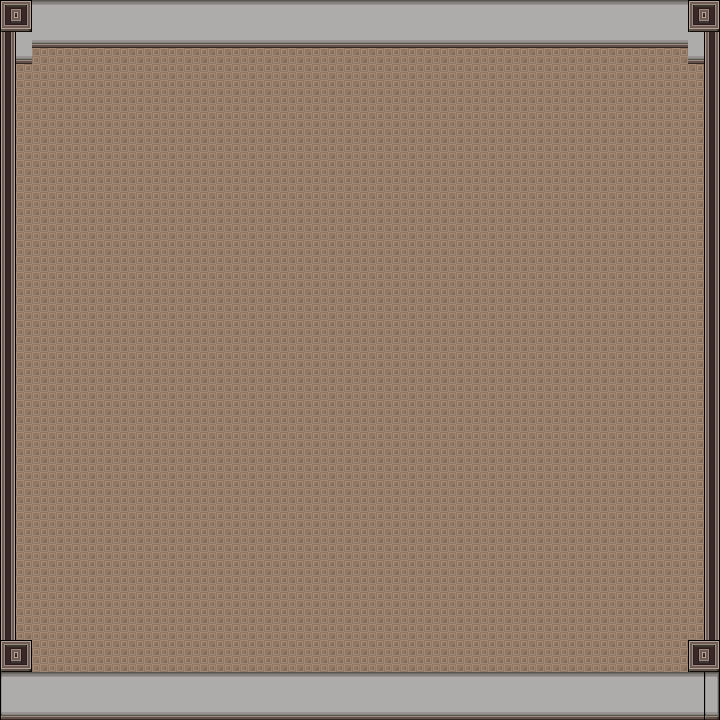

This game map was drawn from its Tiled (.tmx) file and the tilesets committed beside it. A one-line description and the trimmed map source follow:
An orthogonal 45x45 tile map with 16x16 px tiles, 2 tile layers (Floor, Walls), 2 tilesets.

<map version="1.2" tiledversion="1.2.5" orientation="orthogonal" renderorder="left-down" width="45" height="45" tilewidth="16" tileheight="16" infinite="0" nextlayerid="3" nextobjectid="1">
 <tileset firstgid="1" name="Walls" tilewidth="16" tileheight="16" tilecount="368" columns="23">
  <image source="../sprite sheets/Hospital Tiles/TileA4_PHC_Interior-Hospital.png" trans="c3c3c3" width="368" height="256" />
 </tileset>
 <tileset firstgid="369" name="Floors" tilewidth="16" tileheight="16" tilecount="128" columns="8">
  <image source="../sprite sheets/Hospital Tiles/TileA5_PHC_Interior-Hospital.png" trans="c3c3c3" width="128" height="256" />
 </tileset>
 <layer id="1" name="Floor" width="45" height="45">
  <data>[2025 cells, 2025 non-empty, 1 distinct tile ids]</data>
 </layer>
 <layer id="2" name="Walls" width="45" height="45">
  <data>[2025 cells, 354 non-empty, 17 distinct tile ids]</data>
 </layer>
</map>
